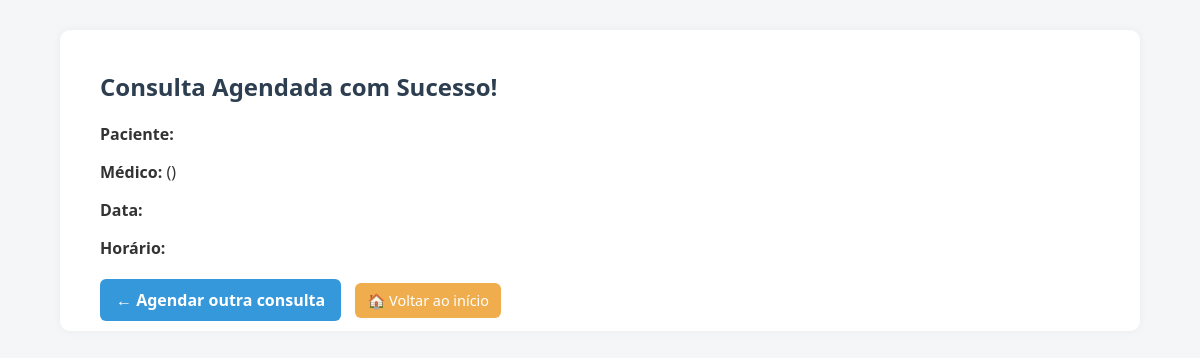
/comprovante/39 (signed in), run on an earlier commit of the app's database.
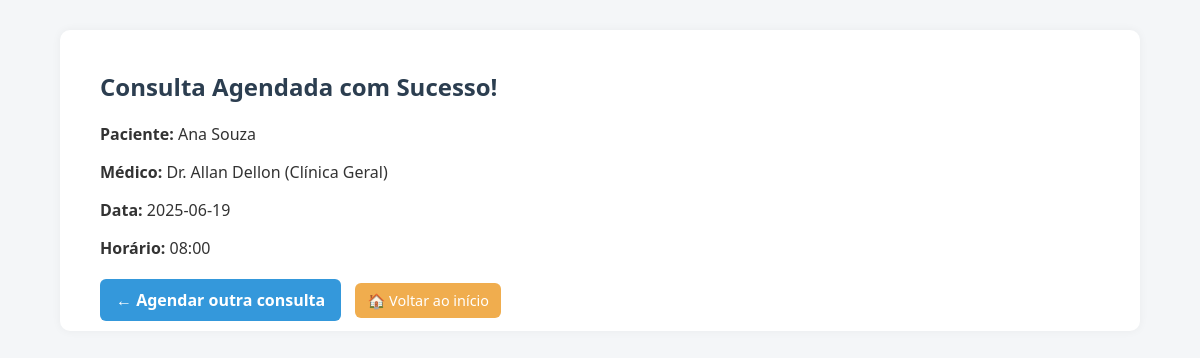
And on a later commit of the database.
### tables this page shows
CREATE TABLE usuario (
    id INTEGER PRIMARY KEY AUTOINCREMENT,
    nome TEXT NOT NULL,
    email TEXT NOT NULL UNIQUE,
    senha_hash TEXT NOT NULL
);

CREATE TABLE "medico" (
	"id"	INTEGER,
	"nome"	TEXT NOT NULL,
	"especialidade"	TEXT NOT NULL,
	PRIMARY KEY("id" AUTOINCREMENT)
);

CREATE TABLE agenda (
    id INTEGER PRIMARY KEY AUTOINCREMENT,
    medico_id INTEGER NOT NULL,
    data TEXT NOT NULL,
    horario TEXT NOT NULL,
    vagas_totais INTEGER NOT NULL,
    vagas_ocupadas INTEGER DEFAULT 0,
    FOREIGN KEY (medico_id) REFERENCES medico(id)
);

### app.py (the view)
@app.route('/comprovante/<int:consulta_id>')
def comprovante(consulta_id):
    if 'atendente_id' not in session:
        return redirect(url_for('login'))
    conn = get_db_connection()
    cursor = conn.cursor()
    cursor.execute('''
        SELECT c.id, u.nome AS paciente, m.nome AS medico, m.especialidade,
               a.data, a.horario
        FROM consulta c
        JOIN usuario u ON c.usuario_id = u.id
        JOIN agenda a ON c.agenda_id = a.id
        JOIN medico m ON a.medico_id = m.id
        WHERE c.id = ?
    ''', (consulta_id,))
    consulta = cursor.fetchone()
    conn.close()
    return render_template('comprovante.html', consulta=consulta)

### app.py (called while the page is built)
def get_db_connection():
    conn = sqlite3.connect('clinica.db')
    conn.row_factory = sqlite3.Row
    return conn

### templates/comprovante.html (shortened to what this page needs)
<!DOCTYPE html>
<html lang="pt-BR">
<head>
    <link rel="stylesheet" href="{{ url_for('static', filename='style.css') }}">
</head>
<body>
    <div class="container">
        <h2 style="color: #2c3e50;">Consulta Agendada com Sucesso!</h2>
        <p><strong>Paciente:</strong> {{ consulta['paciente'] }}</p>
        <p><strong>Médico:</strong> {{ consulta['medico'] }} ({{ consulta['especialidade'] }})</p>
        <p><strong>Data:</strong> {{ consulta['data'] }}</p>
        <p><strong>Horário:</strong> {{ consulta['horario'] }}</p>
        <div style="margin-top: 30px;">
            <a href="{{ url_for('agendar') }}" class="btn-primary" style="margin-right: 10px;">← Agendar outra consulta</a>
            <a href="{{ url_for('home') }}" class="btn-secondary">🏠 Voltar ao início</a>
        </div>
    </div>
</body>
</html>

### static/style.css (style rules this page uses)
body { font-family: 'Segoe UI', Tahoma, Geneva, Verdana, sans-serif; background-color: #f4f6f8; margin: 0; padding: 0; color: #333; }
h2 { color: #2c3e50; }
a { color: #5a5af0; text-decoration: none; }
.container { width: 100%; max-width: 1000px; margin: 30px auto; padding: 20px 40px; background-color: #fff; border-radius: 10px; box-shadow: 0 0 10px rgba(0, 0, 0, 0.05); }
button, .btn-primary, .btn-success, .btn-danger, .btn-secondary { border: none; border-radius: 6px; cursor: pointer; font-size: 1rem; padding: 10px 16px; text-decoration: none; color: white; transition: background-color 0.3s ease; }
.btn-primary { background-color: #3498db; font-weight: bold; }
.btn-secondary { background-color: #f0ad4e; padding: 8px 12px; font-size: 0.9rem; color: white; }

What changed in the data, as far as the page shows it:
now on this page (row unchanged): usuario: paciente "Ana Souza"
now on this page (row unchanged): medico: medico "Dr. Allan Dellon", especialidade "Clínica Geral"
now on this page (row edited): agenda: data "2025-06-19", horario "08:00"
